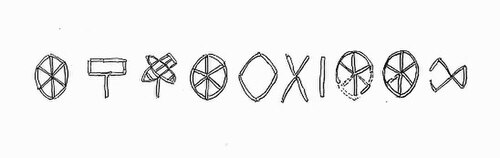
#> input picture indus/ep03/photos/ten_signs_drawing.jpg, 500 x 158 px, found by its file name
$ python signs.py
#> lines starting #> are read from the running program, lines starting #| are printed output that depends on the picture; after the words box and inside, x2 and y2 are one past the last pixel; in counts of white or black regions, pixels touching at a corner belong together
"""Extract the ten real Dholavira signs (Siyajkak drawing) as clean solid masks."""
import cv2, numpy as np
im = cv2.imread("images/ten_signs_drawing.jpg", 0)
#> im is the input picture: shape (158, 500); min 0, max 255, mean 241.7
S = 6
big = cv2.resize(im, None, fx=S, fy=S, interpolation=cv2.INTER_CUBIC)
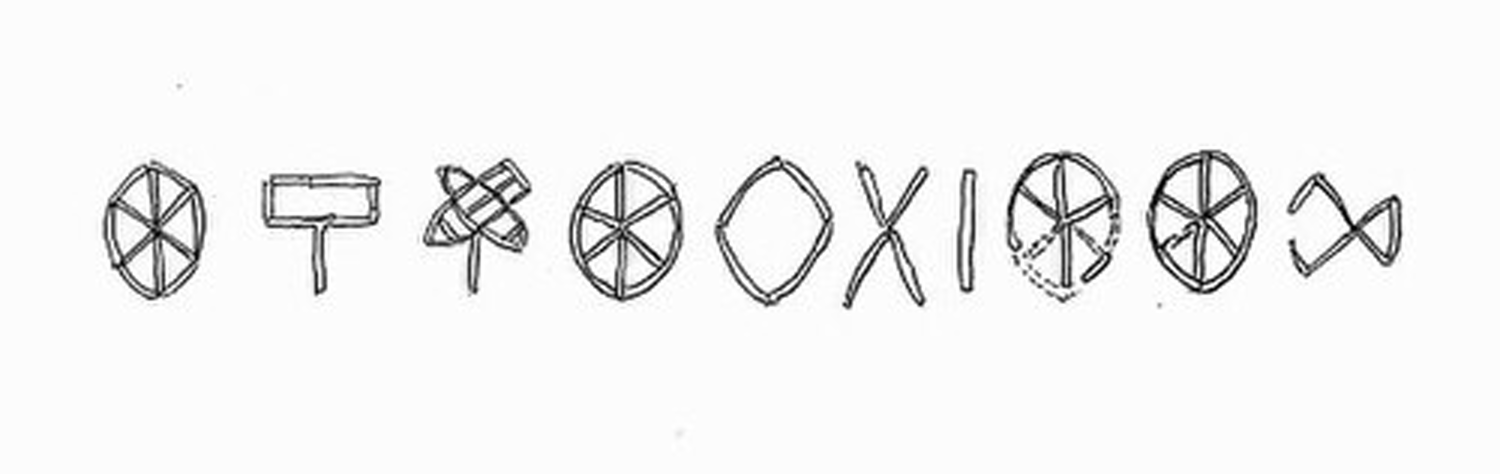
#> big: shape (948, 3000) (shown at 1/2 size); min 0, max 255, mean 241.6
ink = (big < 150).astype(np.uint8) * 255
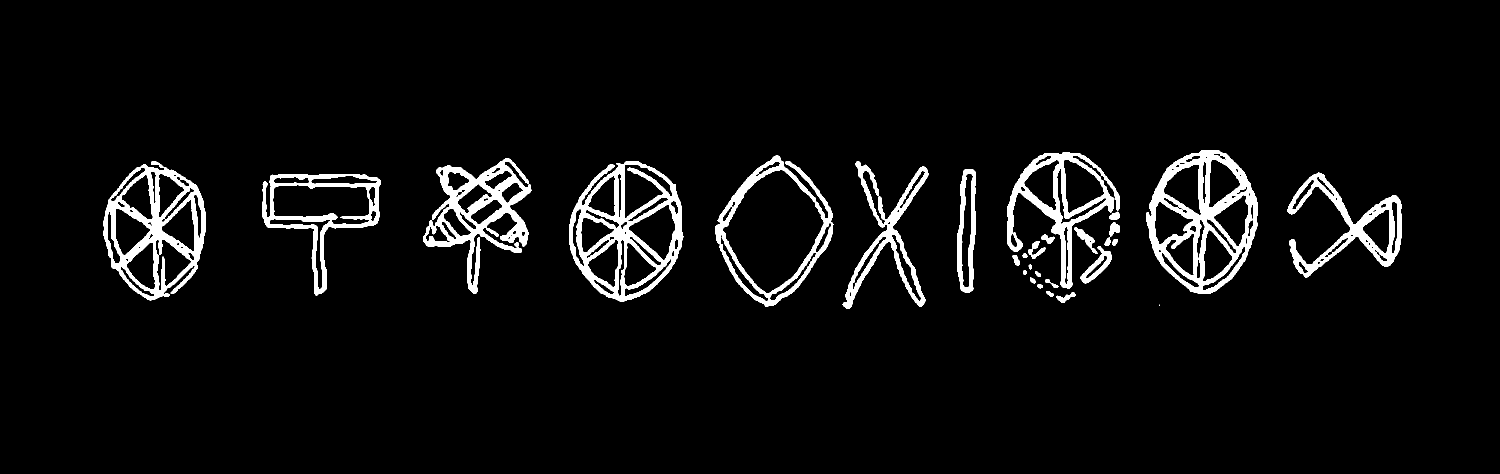
#> ink: shape (948, 3000) (shown at 1/2 size); 5.1% white; 29 white regions (1 under 20 px), largest, box (x1, y1, x2, y2) and area: (2292, 300, 2515, 588) 21857, (1138, 322, 1367, 604) 20495, (207, 322, 412, 601) 18517
k = cv2.getStructuringElement(cv2.MORPH_ELLIPSE, (19, 19))
solid = cv2.morphologyEx(ink, cv2.MORPH_CLOSE, k)
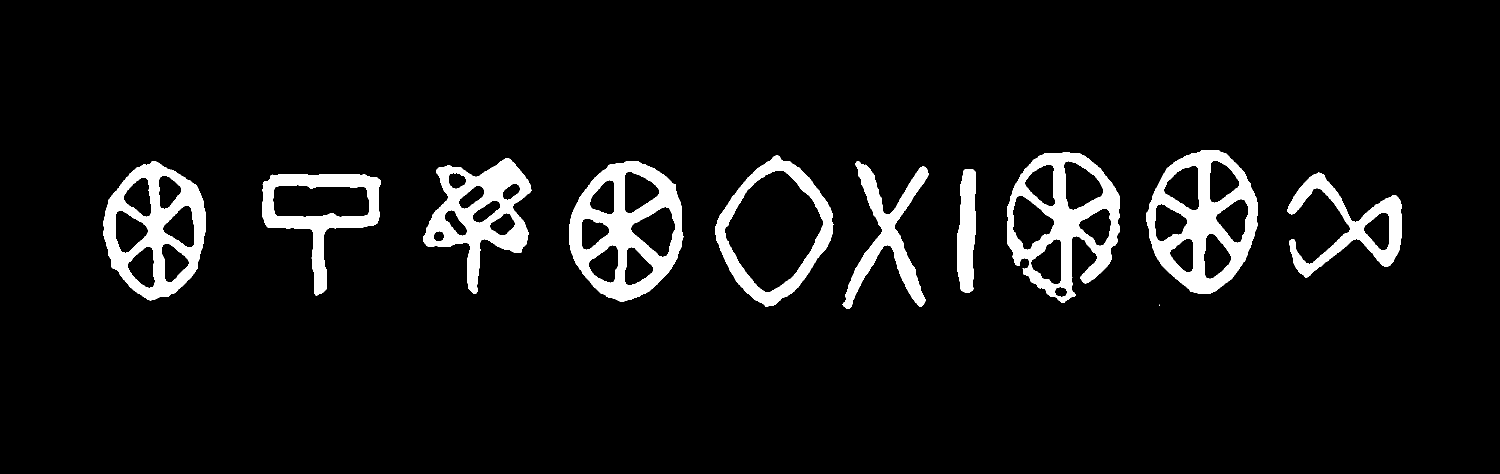
#> solid: shape (948, 3000) (shown at 1/2 size); 7% white; 11 white regions (1 under 20 px), largest, box (x1, y1, x2, y2) and area: (1138, 322, 1367, 604) 29055, (2292, 300, 2515, 588) 27980, (2014, 304, 2240, 606) 26507
solid = cv2.GaussianBlur(solid, (9, 9), 0); solid = (solid > 127).astype(np.uint8) * 255
#> after `solid = (solid > 127).astype(np.uint8) * 255`: solid: shape (948, 3000); 7% white; 10 white regions, largest, box (x1, y1, x2, y2) and area: (1138, 322, 1367, 604) 29047, (2292, 300, 2515, 588) 27982, (2014, 304, 2240, 606) 26481
cols = (solid > 0).any(0)
runs, x = [], 0
while x < len(cols):
    if cols[x]:
        s = x
        while x < len(cols) and cols[x]: x += 1
        runs.append((s, x))
    x += 1
#> this loop made 989 passes
#> s on passes 208, 321, 405, 480, 543, 563, 620, 682, 734, 794: 207, 525, 846, 1138, 1430, 1686, 1914, 2014, 2292, 2575
#> after the loop, runs = [(207, 412), (525, 762), (846, 1063), (1138, 1367), (1430, 1666), (1686, 1857), (1914, 1952), (2014, 2240), (2292, 2515), (2575, 2804)]; x = 3000
runs = [r for r in runs if r[1] - r[0] > 20]
print(len(runs), runs)
#| 10 [(207, 412), (525, 762), (846, 1063), (1138, 1367), (1430, 1666), (1686, 1857), (1914, 1952), (2014, 2240), (2292, 2515), (2575, 2804)]
masks = []
for a, b in runs:
    c = solid[:, a:b]; rows = np.where(c.any(1))[0]; c = c[rows[0]:rows[-1] + 1]
    masks.append(c)
#> this loop made 10 passes
#> pass 1, `c = solid[:, a:b]`:
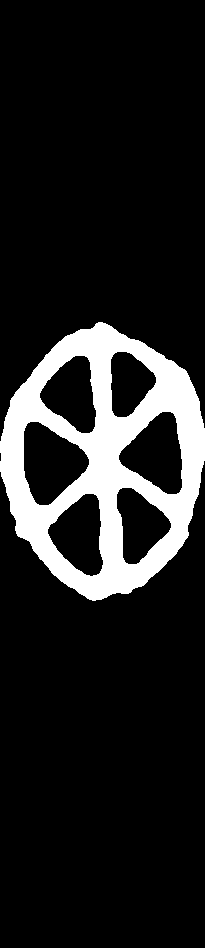
#> c: shape (948, 205); 12.9% white; 1 white region, box (x1, y1, x2, y2) and area: (0, 322, 205, 601) 25157
#> pass 1, `c = c[rows[0]:rows[-1] + 1]`:
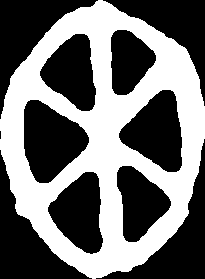
#> c: shape (279, 205); 44% white; 1 white region, box (x1, y1, x2, y2) and area: (0, 0, 205, 279) 25157
#> pass 2, `c = c[rows[0]:rows[-1] + 1]`:
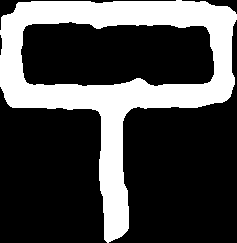
#> c: shape (243, 237); 28.6% white; 1 white region, box (x1, y1, x2, y2) and area: (0, 0, 237, 243) 16456
#> after the loop, masks = 10 items
np.save("images/sign_masks.npy", np.array(masks, dtype=object), allow_pickle=True)
strip = np.full((solid.shape[0], solid.shape[1]), 0, np.uint8); strip[:] = solid
cv2.imwrite("images/signs_solid.png", 255 - strip)
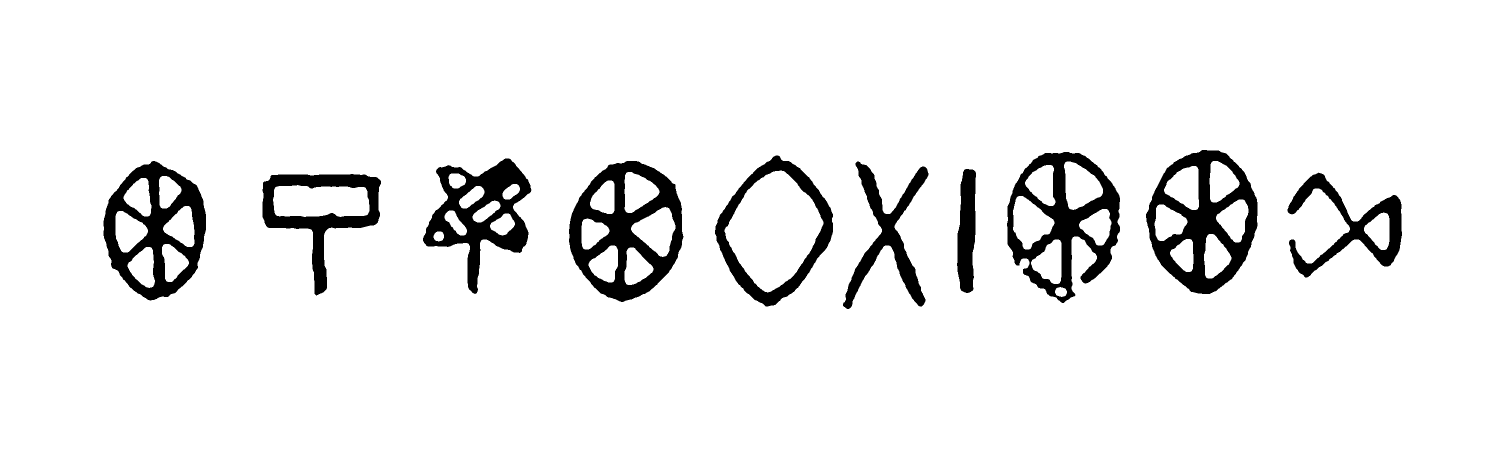
#> saved as signs_solid.png: shape (948, 3000) (shown at 1/2 size); 93% white; 10 black regions, largest, box (x1, y1, x2, y2) and area: (1138, 322, 1367, 604) 29047, (2292, 300, 2515, 588) 27982, (2014, 304, 2240, 606) 26481
